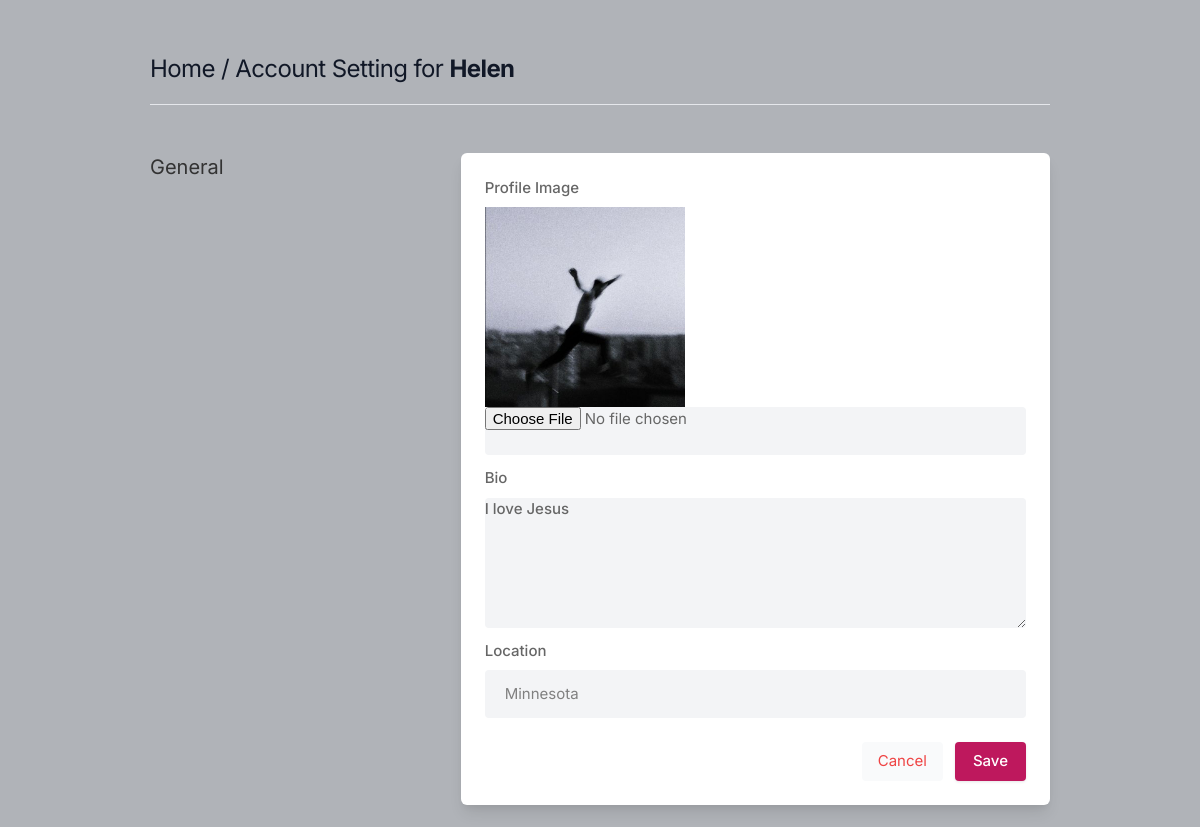
Screenshot of /settings (signed in) with the database file from the repository.
### core/models.py (models this page shows, shortened)
class Profile(models.Model):
    user = models.ForeignKey(User, on_delete=models.CASCADE)
    id_user = models.IntegerField(default=1)
    bio = models.TextField(blank=True)
    profileimg = models.ImageField(upload_to='profile_images',
                                   default='avatar-1.jpg')
    location = models.CharField(max_length=100, blank=True)

### core/views.py (the view, shortened to what this page needs)
# urls.py: path('settings', views.settings, name='settings'),
@login_required(login_url='signin')
def settings(request):
    user_profile = Profile.objects.get(user=request.user)
    return render(request, 'setting.html', {'user_profile': user_profile})

### templates/setting.html (shortened to what this page needs)
{% load static %}
<!DOCTYPE html>
<html lang="en">
<head>
    <link rel="stylesheet" href="{% static 'assets/css/icons.css' %}">
    <link rel="stylesheet" href="{% static 'assets/css/uikit.css' %}">
    <link rel="stylesheet" href="{% static 'assets/css/style.css' %}">
    <link rel="stylesheet" href="{% static 'assets/css/tailwind.css' %}">
</head>
<body>
            <div class="container m-auto">
                <h1 class="text-2xl leading-none text-gray-900 tracking-tight mt-3"><a href="/">Home</a> / Account Setting for <b>{{user.username}}</b> </h1>
                <br>
                <hr>
                <div class="grid lg:grid-cols-3 mt-12 gap-8">
                    <div>
                        <h3 class="text-xl mb-2"> General</h3>
                    </div>
                    <div class="bg-white rounded-md lg:shadow-lg shadow col-span-2">
                    <form action="" method="POST" enctype="multipart/form-data">
                       <div class="grid grid-cols-2 gap-3 lg:p-6 p-4">
                            <div class="col-span-2">
                                <label for=""> Profile Image</label>
                                <img width="200" height="200"
                                     src="{{user_profile.profileimg.url}}" />
                                <input type="file" name="image" class="shadow-none bg-gray-100">
                            </div>
                            <div class="col-span-2">
                                <label for="about">Bio</label>
                                <textarea id="about" name="bio" rows="3"  class="shadow-none bg-gray-100">{{user_profile.bio}}</textarea>
                            </div>
                            <div class="col-span-2">
                                <label for=""> Location</label>
                                <input type="text" name="location" value="{{user_profile.location}}" class="shadow-none bg-gray-100">
                            </div>
                       </div>
                       <div class="bg-gray-10 p-6 pt-0 flex justify-end space-x-3">
                           <button class="p-2 px-4 rounded bg-gray-50 text-red-500"> <a href="/">Cancel</a> </button>
                           <button type="submit" class="button bg-blue-700"> Save </button>
                       </div>
                    </form>
                    </div>
                    </div>
                    <br>
                </div>
</body>
</html>

### static/assets/css/style.css (style rules this page uses)
body { background-color: #B0B3B8 !important; }
button { vertical-align: middle; }
span.button, button.button { background-color: #be185d; top: 0; color: #fff; position: relative; padding: 8px 18px; line-height: 22px; position: relative; font-weight: 500; font-size: 15px; display: inline-block; -webkit-transition: all 0.2s ease-in-out; transition: all 0.2s ease-in-out; cursor: pointer; overflow: hidden; border: none; border-radius: 4px; -webkit-box-shadow: 0 1px 3px rgba(0, 0, 0, 0.1); box-shadow: 0 1px 3px rgba(0, 0, 0, 0.1); }
input { height: 48px; line-height: 48px; padding: 0 20px; outline: none; font-size: 15px; color: #808080; max-width: 100%; width: 100%; -webkit-box-sizing: border-box; box-sizing: border-box; display: block; font-weight: 400; opacity: 1; border-radius: 4px; border: none; -webkit-box-shadow: 0 1px 4px 0px rgba(0, 0, 0, 0.12); box-shadow: 0 1px 4px 0px rgba(0, 0, 0, 0.12); }
input[type="text"], input[type="password"], input[type="email"], input[type="number"] { height: 48px; line-height: 48px; padding: 0 20px; outline: none; font-size: 15px; color: #808080; max-width: 100%; width: 100%; -webkit-box-sizing: border-box; box-sizing: border-box; display: block; font-weight: 400; opacity: 1; border-radius: 4px; border: none; -webkit-box-shadow: 0 1px 4px 0px rgba(0, 0, 0, 0.12); box-shadow: 0 1px 4px 0px rgba(0, 0, 0, 0.12); }
textarea { height: 48px; line-height: 48px; padding: 0 20px; outline: none; font-size: 15px; color: #808080; margin: 0 0 16px 0; max-width: 100%; width: 100%; -webkit-box-sizing: border-box; box-sizing: border-box; display: block; background-color: #fff; font-weight: 500; opacity: 1; border-radius: 4px; border: none; -webkit-box-shadow: 0 1px 4px 0px rgba(0, 0, 0, 0.12); box-shadow: 0 1px 4px 0px rgba(0, 0, 0, 0.12); }
input { -webkit-transition: all 0.1s ease-in-out; transition: all 0.1s ease-in-out; }
::placeholder { color: #808080; opacity: 1; }
textarea { height: auto; line-height: 27px; padding: 20px; min-height: 130px; -webkit-transition: none !important; transition: none !important; min-width: 100%; }
label, legend { display: block; font-weight: bold; font-size: 15px; font-weight: 500; margin-bottom: 8px; }
button { border: none; margin: 0; padding: 0; width: auto; overflow: visible; background: transparent; color: inherit; font: inherit; line-height: normal; cursor: pointer; }
a { color: #be185d; -webkit-transition: 0.3s; transition: 0.3s; outline: none !important; }
button { outline: none !important; }
img { max-width: 100%; }
body { color: #666; font-size: 15px; line-height: 27px; background-color: #f0f2f5; font-family: "Inter", sans-serif; text-transform: none; }
h1, h2, h3, h4, h5, h6 { font-family: "Inter", sans-serif; text-transform: none; }
input[type="text"], input[type="password"], input[type="email"] { font-family: "Inter", sans-serif; text-transform: none; }
textarea, select { font-family: "Inter", sans-serif; text-transform: none; }
button, body .pac-container { font-family: "Inter", sans-serif; text-transform: none; }
h1, h2, h3, h4, h5, h6 { color: #333; font-weight: 500; margin: 0; padding: 0; }
h1 { font-size: 32px; }
h3 { font-size: 22px; }
b, strong { font-weight: 700 !important; }
@media (min-width: 1024px) { .container { max-width: 900px !important; padding-top: 45px; } }
.shadow-none { -webkit-box-shadow: none !important; box-shadow: none !important; }

### rows the page displays
Profile: profileimg (picture), bio "I love Jesus", location "Minnesota"

### other values shown
{{ user.username }} "Helen"
